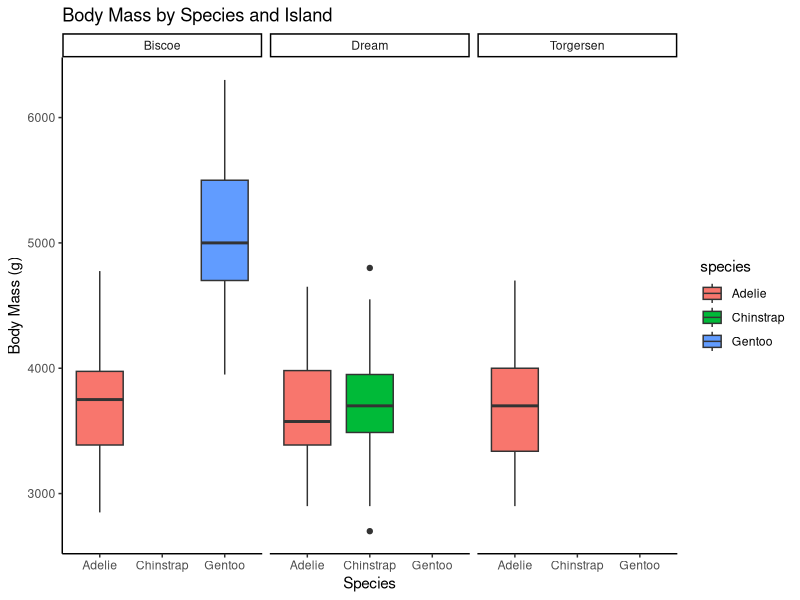
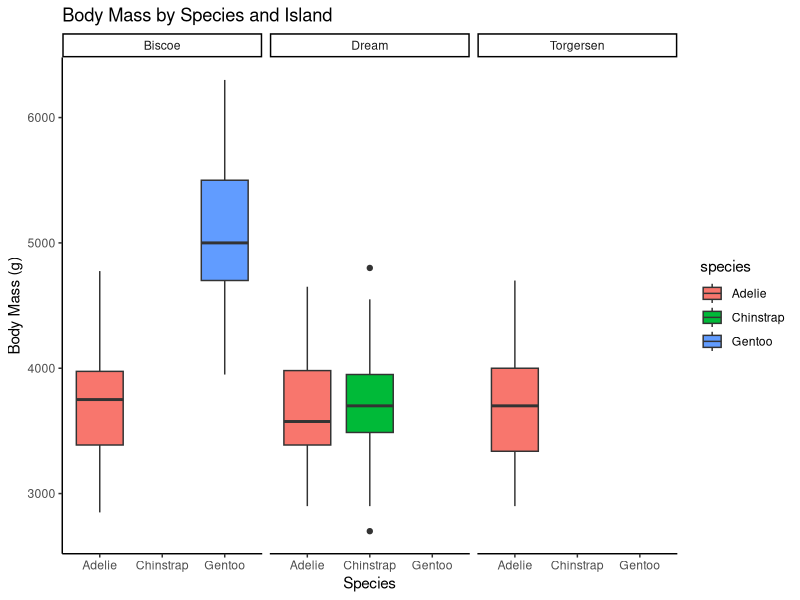

Write the R code that produced these figures, in order.

            library(ggplot2)
            library(palmerpenguins)
            built_answer <- tryCatch(
                {
                    set.seed(42)
                    ggplot(penguins, aes(x = species, y = body_mass_g, fill = species)) + geom_boxplot() + facet_wrap(~ island) + theme_classic() + labs(title = "Body Mass by Species and Island", x = "Species", y = "Body Mass (g)")
                    suppressWarnings(
                        if (!file.exists("/sandbox/figures/body-mass_species_boxplot_facet_island_theme_labs_answer.png")) {
                            ggsave(
                                width = 3,
                                height = 3,
                                "/sandbox/figures/body-mass_species_boxplot_facet_island_theme_labs_answer.png"
                            )
                        }
                    )
                    suppressWarnings(
                        ggplot_build(last_plot())
                    )
                },
                error = function(e) {
                    'ERROR'
                }
            )
            built_submission <- tryCatch(
                {
                    set.seed(42)
                    ggplot(data = penguins, aes(x = species, y = body_mass_g, fill = species)) +
  geom_boxplot() +
  facet_wrap(~ island) +
  theme_classic() +
  labs(title = "Body Mass by Species and Island", x = "Species", y = "Body Mass (g)")
                    suppressWarnings(
                        ggsave(
                            width = 3,
                            height = 3,
                            "figures/body-mass_species_boxplot_facet_island_theme_labs_submission_command-a-plus.png"
                        )
                    )
                    suppressWarnings(
                        ggplot_build(last_plot())
                    )
                },
                error = function(e) {
                    'ERROR'
                }
            )
            cat(isTRUE(all.equal(built_answer, built_submission)))
        
